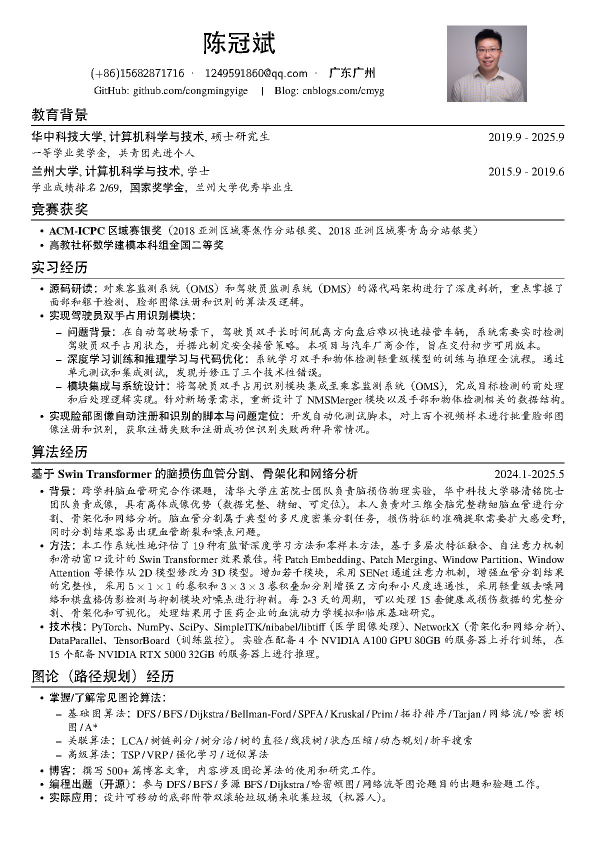
#> input picture 其它文件2/陈冠斌_自动驾驶算法.jpg, 1191 x 1684 px, found by its file name (shown at 1/2 size)
$ python clear_some_personal_informations.py
#> lines starting #> are read from the running program, lines starting #| are printed output that depends on the picture; after the words box and inside, x2 and y2 are one past the last pixel; in counts of white or black regions, pixels touching at a corner belong together
from PIL import Image
import numpy as np

# 读取图片
# img1 = Image.open('陈冠斌_自动驾驶算法.jpg')
image_name = '陈冠斌_自动驾驶算法.jpg'
# image_name = '陈冠斌_C++研发工程师_智驾_地图_Page1.jpg'
img1 = Image.open(image_name)
#> img1 is the input picture: PIL image 1191x1684 RGB; mean R, G, B 235.8, 235.7, 235.7
img = np.array(img1, dtype=np.uint8)
image_name_new = image_name[:-4] + '_auto.jpg'

# 图片处理（覆盖区域）
value = 255  # 填充白色

# img[0:360, 0:1800, :] = value

img[0:210, 0:1800, :] = value
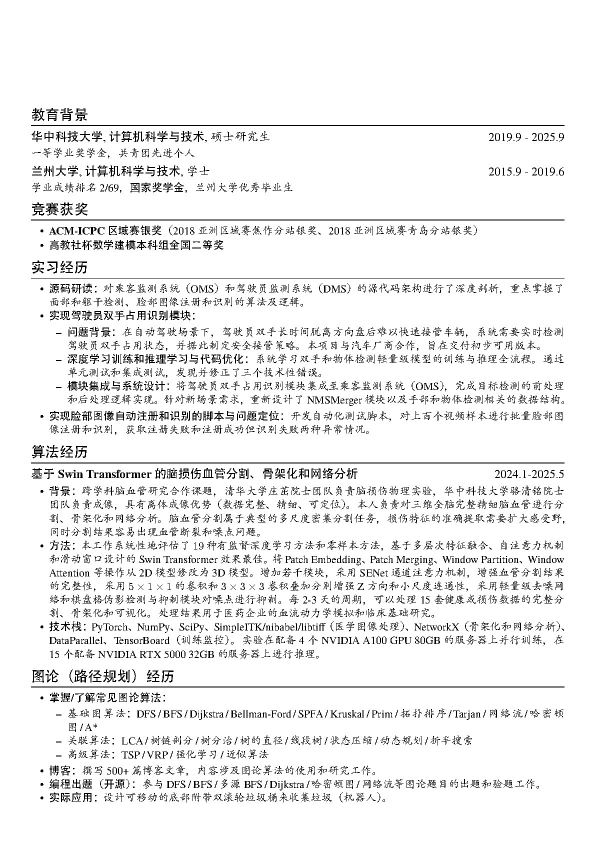
#> img: shape (1684, 1191, 3) (shown at 1/2 size); 2.16% of pixels changed, all inside (x1, y1, x2, y2) = (176, 48, 1056, 208)
# img[0:250, 0:1800, :] = value


# img[217:255, 0:800, :] = value
# img[63:257, 849:1058, :] = value

# ratio = 1.5
# img[0:int(212*ratio), 0:int(640*ratio), :] = value
# img[int(217*ratio):int(255*ratio), 0:int(800*ratio), :] = value
# img[int(63*ratio):int(257*ratio), int(849*ratio):int(1058*ratio), :] = value

# 转换回PIL图片并保存
img_new = Image.fromarray(img)
img_new.save(image_name_new)

# 用系统默认查看器显示处理后的图片
img_new.show()

# from PIL import Image
# import cv2
# import matplotlib.pyplot as plt    # 显示PIL.Image读取的图片
# import numpy as np

# '''
# image1 = cv2.imread(r'C:/Users/chenguanbin/Latex_Profile_CS_and_OI/陈冠斌_个人简历_2025年6月毕业_CS_Page1.png')
# print('type(image1):', type(image1))    # type(image1): <class 'numpy.ndarray'>
# print(image1.shape)    # (109, 992, 3)
# print(image1.dtype)    # uint8
# '''

# img1 = Image.open('陈冠斌_个人简历_Page1.jpg')
# # print(type(img1))
# img = np.array(img1, dtype=np.uint8)
# # print(type(img))
# # print(img.shape)

# value = 255 # 0
# ratio=1.42
# img[0:int(212*ratio), 0:int(640*ratio), :] = value
# img[int(217*ratio):int(255*ratio), 0:int(800*ratio), :] = value
# img[int(63*ratio):int(257*ratio), int(849*ratio):int(1058*ratio), :] = value

# img_new = Image.fromarray(img)

# img_new.save('陈冠斌_个人简历_Page1.jpg_auto.jpg')


# '''
# 620
# 209

# 805
# 217-255
# '''

$ run again, with 其它文件2/陈冠斌_C++研发工程师_智驾_地图_Page1.jpg copied over 其它文件2/陈冠斌_自动驾驶算法.jpg
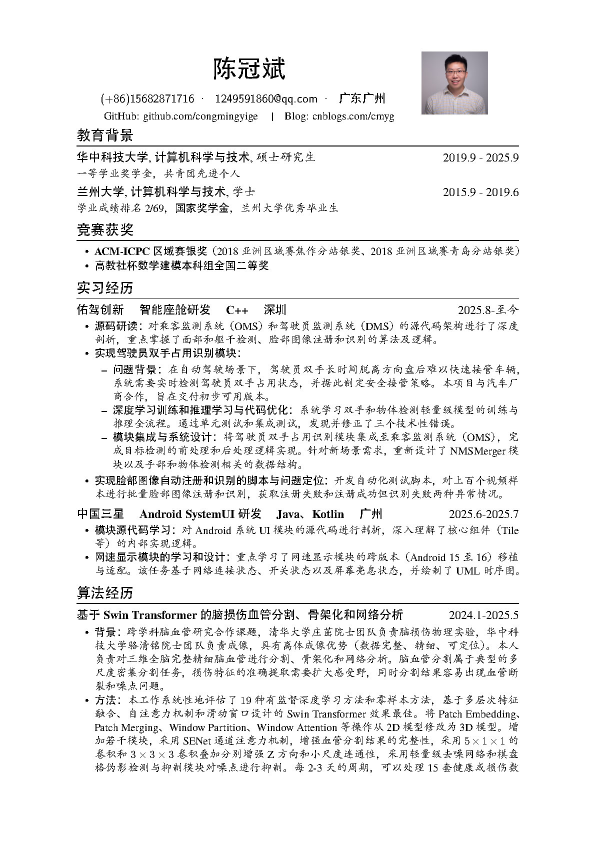
#> input picture 其它文件2/陈冠斌_C++研发工程师_智驾_地图_Page1.jpg, 1191 x 1684 px, found by its file name (shown at 1/2 size)
#> img1 is the input picture: PIL image 1191x1684 RGB; mean R, G, B 238.7, 238.6, 238.7
#> `img[0:210, 0:1800, :] = value`:
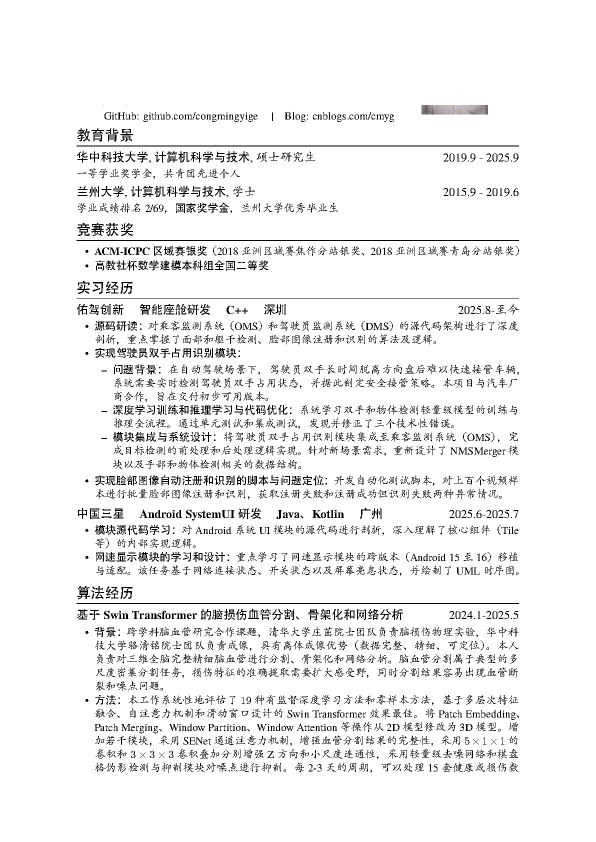
#> img: shape (1684, 1191, 3) (shown at 1/2 size); 1.28% of pixels changed, all inside (x1, y1, x2, y2) = (200, 96, 976, 210)
